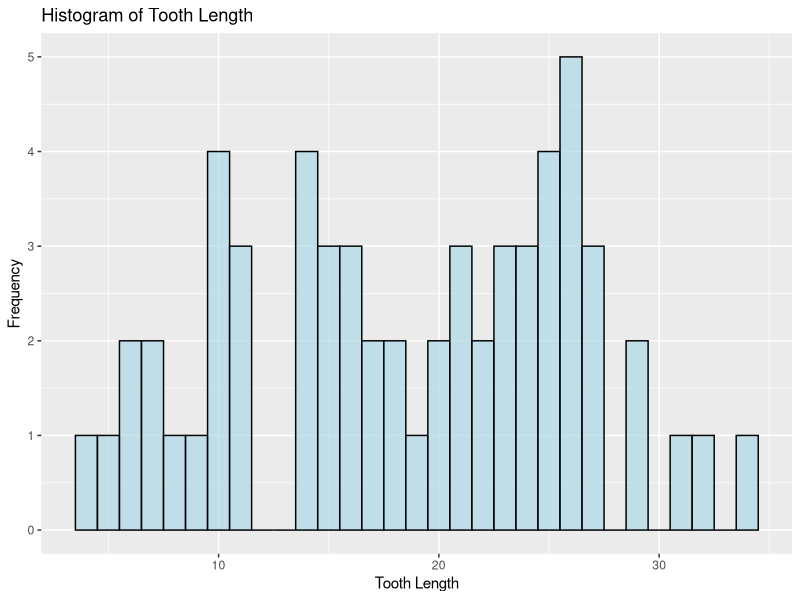
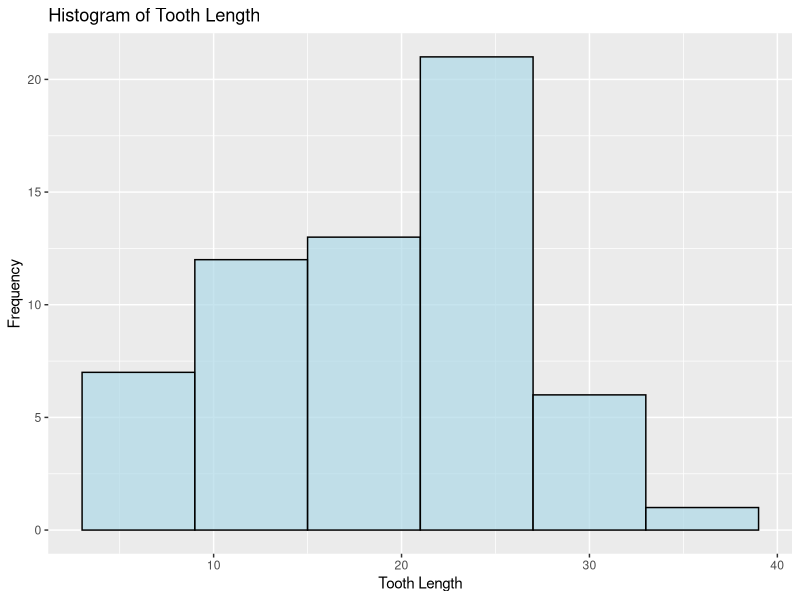
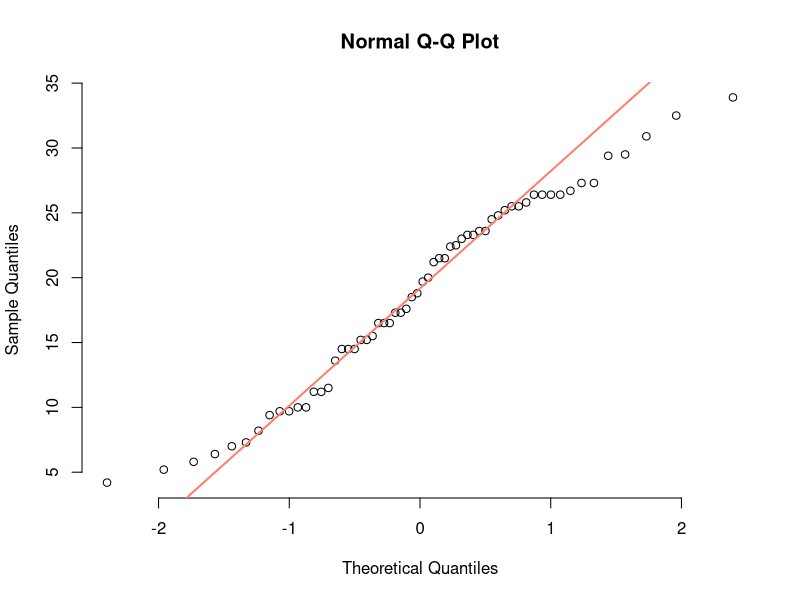

The R source for these figures, in order:
# NORMALITY TESTS

# Before you run a linear model or any other parametric test on data (e.g t-test, ANOVA...), you need to test for the normality of your data
# This is because a lot of the underlying equations used by the models are for normal data

# For example, we can look at this built-in dataset looking at how long the odontoblast (cell that is the origin of tooth growth) of guinea pigs grow depending on the dose of Vitamin C and the method of delivery
?ToothGrowth

# load data set
data <- ToothGrowth

# Checking out the structure to udnerstand more...
str(ToothGrowth)




# -----  Visual method -----
# We can try to check for normality by looking at the distribution visually

# load ggplot for visualisations
library(ggplot2)
# Plot the histogram and look at the distributino
ggplot(data, aes(x = len)) +
  geom_histogram(binwidth = 1, fill = "lightblue", color = "black", alpha = 0.7) +
  labs(title = "Histogram of Tooth Length", x = "Tooth Length", y = "Frequency")


# This doesn't look too normally distributed, but if we miss around with the binwidth (instead of each value of tooth length having it's own bar, we group more values together; pay attention to the change in the x-axis)
ggplot(data, aes(x = len)) +
  geom_histogram(binwidth = 6, fill = "lightblue", color = "black", alpha = 0.7) +
  labs(title = "Histogram of Tooth Length", x = "Tooth Length", y = "Frequency")

# looks much better, we can have hope.
# But as you can see, this method has its limitations. We can use statistical tests that other people came up with !


# ---- Statistical method ----

# Shapiro-Wilks test is a very widely used one
shapiro.test(data$len)

# If the p-value of the test is p > 0.05, the distribution of the data is not significantly different from a normal distribution and you can assume normality



# Another useful method is plotting a qqplot to check for normality (basically comparing what the quantiles would look like if it was normally distributed vs what they actually look like now)

# plots - QQ Plot

?qqnorm()
?qqline()

qqnorm(data$len, pch = 1, frame = FALSE)
qqline(data$len, col = "salmon", lwd = 2)
# As all the points fall approximately along this reference line, we can assume normality


# Essentially we can check for normality by three methods
# 1. ... Plotting the distribution to see if it is normally distribution
# 2. ... Using the Shapiro Test shapiro.test(dataset$len)
# 3. ... qqnorm and qqline
